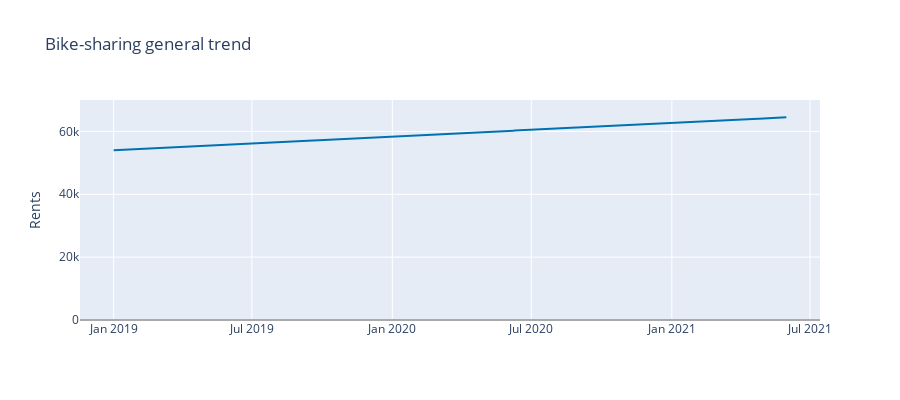

The notebook cell this image was saved under:
### Code cell
trendplot.update_layout(yaxis_range=[0, 70000], height=400, title='Bike-sharing general trend')
trendplot.update_yaxes(title='Rents')

### Figure 1 — Plotly figure (JSON) as saved in the notebook; plotly's stock layout.template omitted (floating-point values rounded to 4 significant figures; data arrays with more than 128 entries replaced by an {"elided": "..."} marker saying what was removed)
{"data": [{"line": {"color": "#0072B2", "width": 2}, "mode": "lines", "name": "trend", "type": "scatter", "x": {"elided": "882 str values"}, "y": {"elided": "882 float values"}}], "layout": {"height": 400, "showlegend": false, "title": {"text": "Bike-sharing general trend"}, "width": 900, "xaxis": {"range": ["2018-11-17T22:48:00", "2021-07-14T01:12:00"], "type": "date"}, "yaxis": {"range": [0, 70000], "rangemode": "normal", "title": {"text": "Rents"}, "type": "linear", "zerolinecolor": "#AAA"}}}
